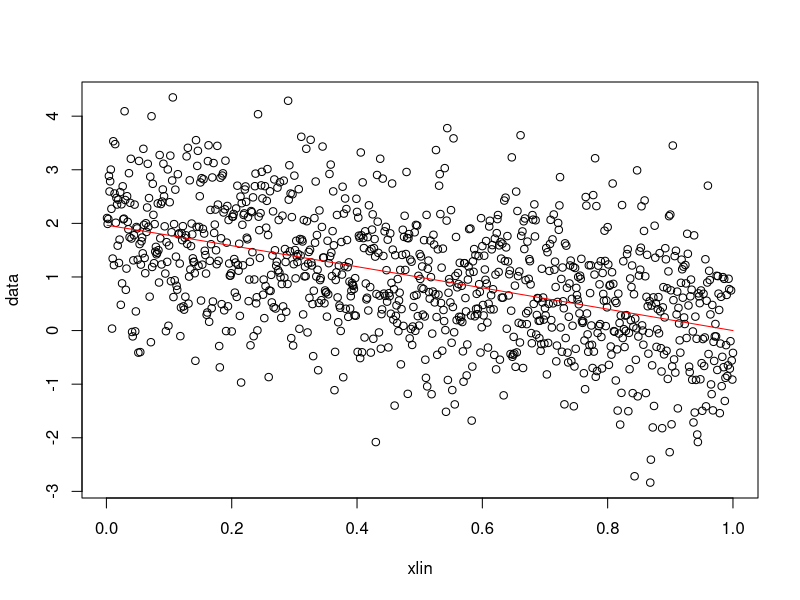
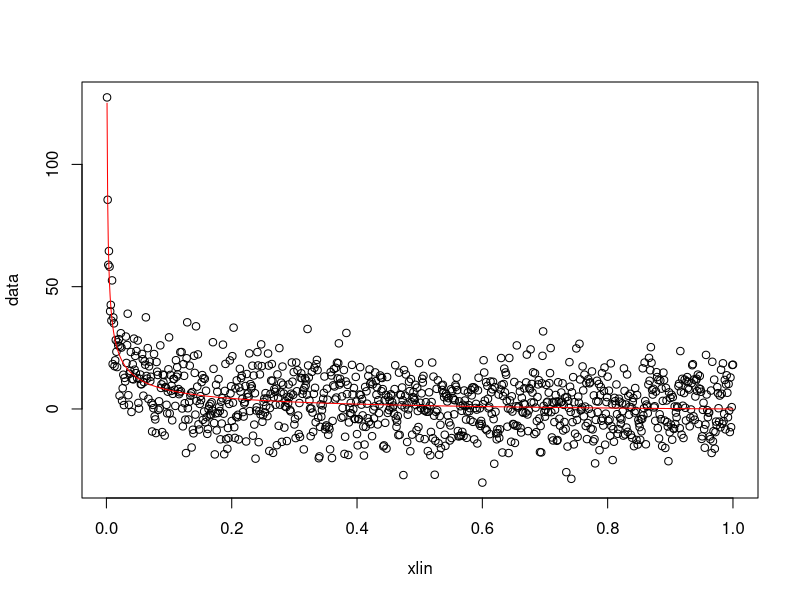
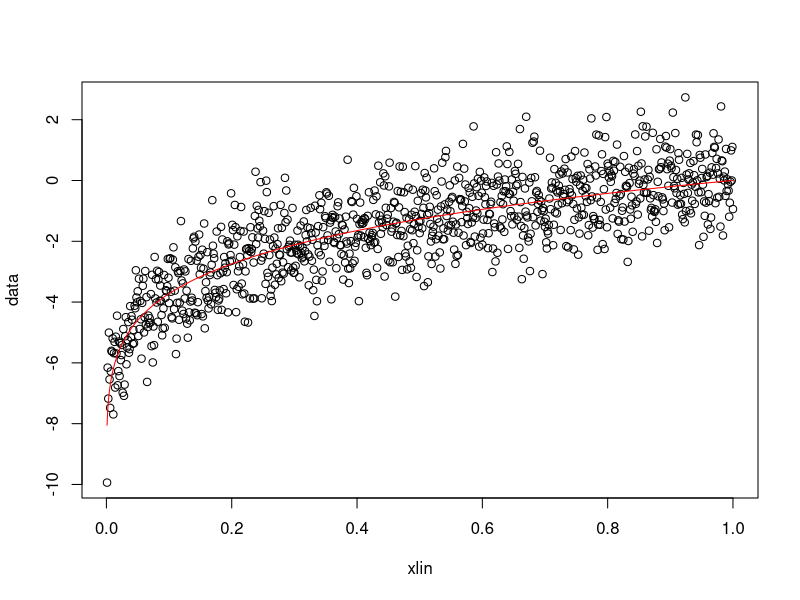
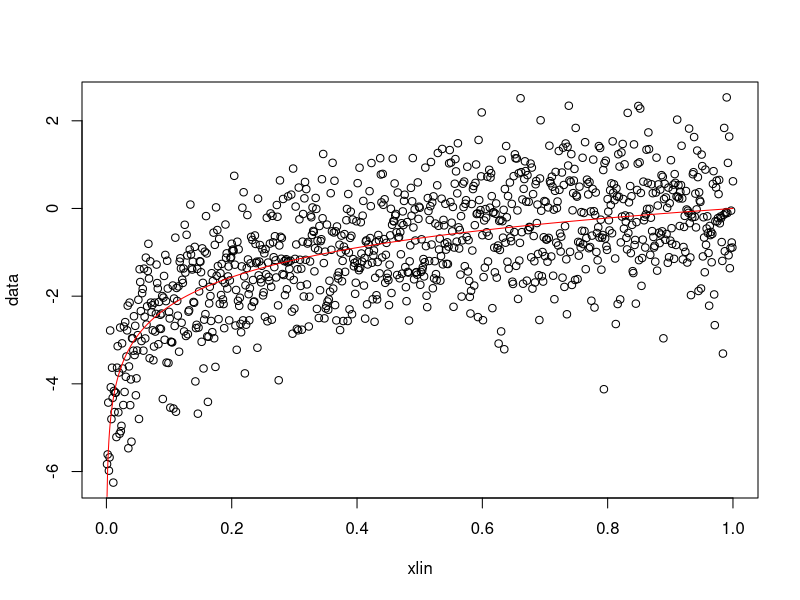
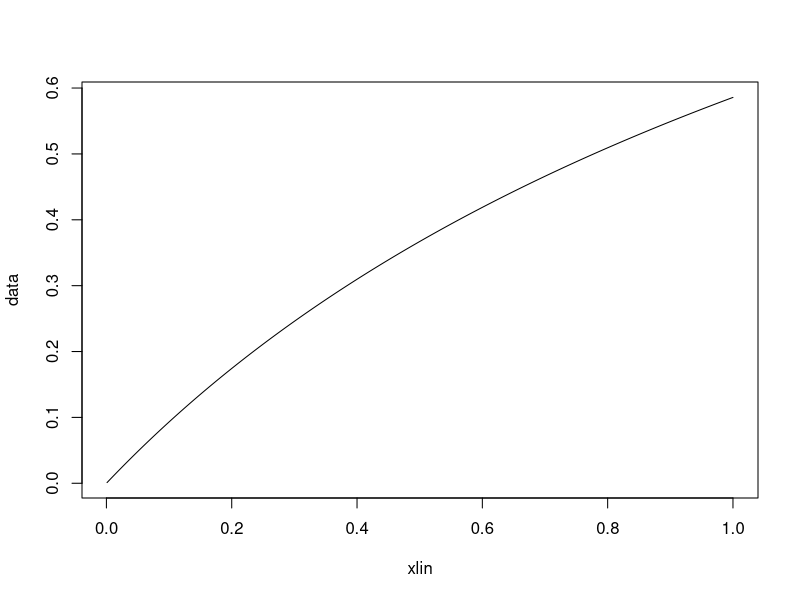

Source code (R) for these figures, in order:
#Suppose truth = negative linear relation
alpha <- -2; lambda <- 1
xlin <- 1:1000/1000
data <- alpha/lambda*(xlin^(lambda)-1) + rnorm(1000,0,1)
plot(xlin,data)

#estimation
f <- function(par,x,dat) {sum((dat-(par[1]/par[2])*(x^(par[2])-1))^2)}
opt <- optim(c(-1,1/2),f,x=xlin,dat=data)

#fit
trans <- function(par,x){(par[1]/par[2])*(x^(par[2])-1)}
pars <- opt$par
pars
points(xlin,sapply(xlin,trans,par=pars),col="red",type="l")

#Now suppose truth = negative inverse sqrt
alpha <- -2; lambda <- -1/2
xlin <- 1:1000/1000
data <- alpha/lambda*(xlin^(lambda)-1) + rnorm(1000,0,10)
plot(xlin,data)

#estimation
opt <- optim(c(-1,1/2),f,x=xlin,dat=data)
pars <- opt$par
pars
points(xlin,sapply(xlin,trans,par=pars),col="red",type="l")

#Now suppose truth = positive 1/5
alpha <- 10; lambda <- 1/5
xlin <- 1:1000/1000
data <- alpha*(xlin^(lambda)-1) + rnorm(1000,0,1)
plot(xlin,data)

#estimation
opt <- optim(c(1,1/2),f,x=xlin,dat=data)
pars <- opt$par
pars
points(xlin,sapply(xlin,trans,par=pars),col="red",type="l")

#now suppose truth = positive log (limit case for box-cox, lambda -> 0)
xlin <- 1:1000/1000
alpha=1
data <- alpha*log(xlin) + rnorm(1000,0,1)
plot(xlin,data)

#estimation
opt <- optim(c(1,1/2),f,x=xlin,dat=data)
pars <- opt$par
pars
points(xlin,sapply(xlin,trans,par=pars),col="red",type="l")
#conclusion : still fits rather well


xlin <- 1:1000/1000
alpha <- c(-0.5, 1)
data <- ((xlin + alpha[2])^alpha[1] - 1)/alpha[1]
plot(xlin, data, type="l")













